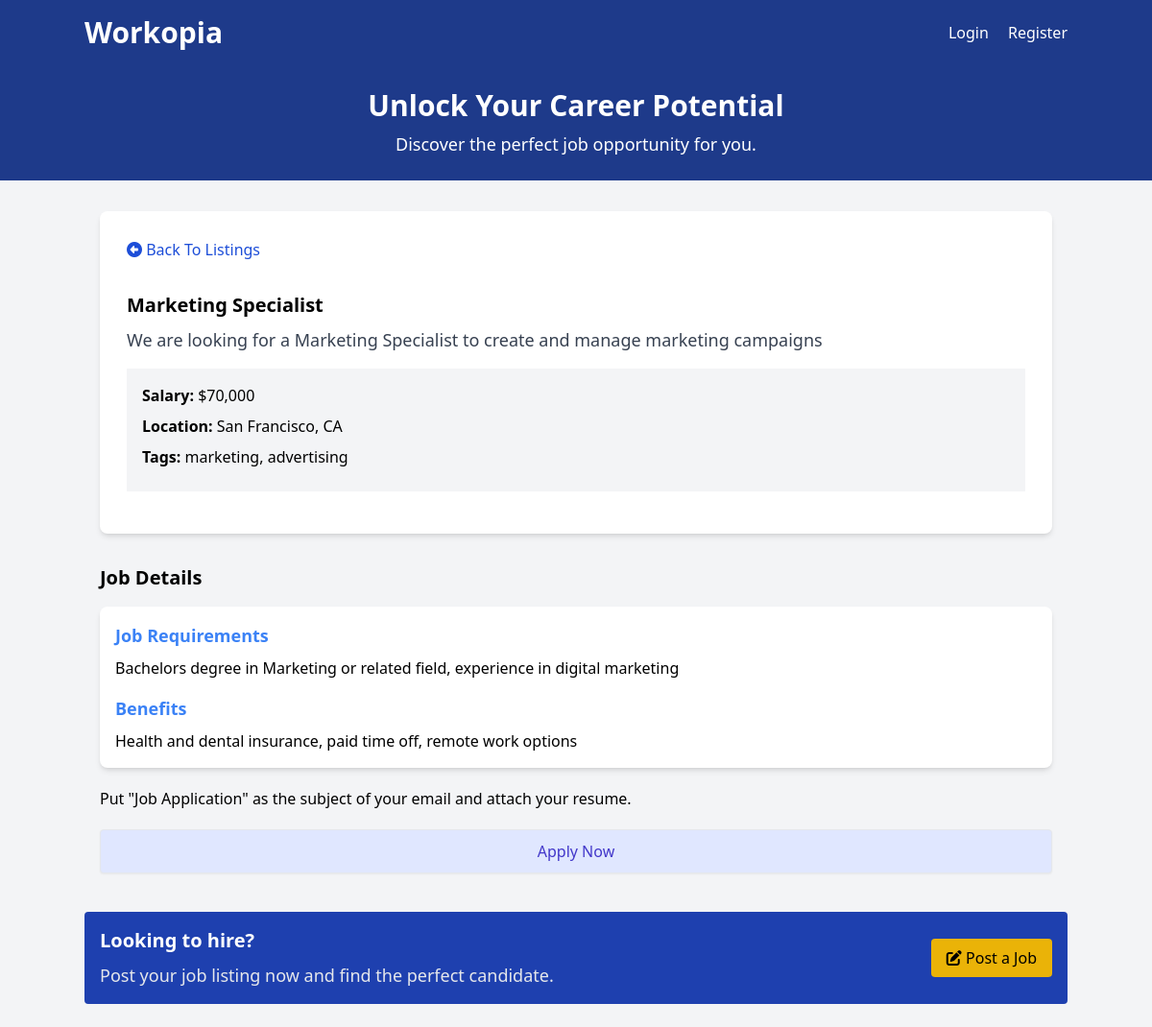
The app's page /listings/2 with its own data.
### tables this page shows
CREATE TABLE `listings` (
  `id` int NOT NULL AUTO_INCREMENT,
  `user_id` int NOT NULL,
  `title` varchar(255) NOT NULL,
  `description` longtext,
  `salary` varchar(45) DEFAULT NULL,
  `tags` varchar(255) DEFAULT NULL,
  `company` varchar(45) DEFAULT NULL,
  `address` varchar(255) DEFAULT NULL,
  `city` varchar(45) DEFAULT NULL,
  `state` varchar(45) DEFAULT NULL,
  `phone` varchar(45) DEFAULT NULL,
  `email` varchar(45) DEFAULT NULL,
  `requirements` longtext,
  `benefits` longtext,
  `created_at` timestamp NULL DEFAULT CURRENT_TIMESTAMP,
  PRIMARY KEY (`id`),
  KEY `fk_listings_users_idx` (`user_id`),
  CONSTRAINT `fk_listings_users` FOREIGN KEY (`user_id`) REFERENCES `users` (`id`) ON DELETE CASCADE ON UPDATE CASCADE
);

### Framework/Session.php (called while the page is built, shortened)
<?php
class Session
{
    public static function has($key)
    {
        return isset($_SESSION[$key]);
    }
}

### App/controllers/ListingController.php (called while the page is built, shortened)
<?php
class ListingController
{
    protected $db;
    public function __construct()
    {
        $config = require basePath('config/db.php');
        $this->db = new Database($config);
    }
    public function show($params)
    {
        $id = $params['id'] ?? '';
        $params = [
            'id' => $id
        ];
        $listing = $this->db->query('SELECT * FROM listings WHERE id = :id', $params)->fetch();
        loadView('listings/show', [
            'listing' => $listing
        ]);
    }
}

### public/index.php (called while the page is built, shortened)
<?php
require '../helpers.php';
$router = new Router();
$uri = parse_url($_SERVER['REQUEST_URI'], PHP_URL_PATH);
$router->route($uri);

### Framework/Database.php (called while the page is built, shortened)
<?php
class Database
{
    public $conn;
    public function __construct($config)
    {
        $dsn = "mysql:host={$config['host']};port={$config['port']};dbname={$config['dbname']}";
        $options = [
            PDO::ATTR_ERRMODE => PDO::ERRMODE_EXCEPTION,
            PDO::ATTR_DEFAULT_FETCH_MODE => PDO::FETCH_OBJ
        ];
        try {
            $this->conn = new PDO($dsn, $config['username'], $config['password'], $options);
        } catch (PDOException $e) {
            throw new Exception("Database connection failed: {$e->getMessage()}");
        }
    }
    public function query($query, $params = [])
    {
        try {
            $sth = $this->conn->prepare($query);
            foreach ($params as $param => $value) {
                $sth->bindValue(':' . $param, $value);
            }
            $sth->execute();
            return $sth;
        } catch (PDOException $e) {
            throw new Exception("Query failed to execute: {$e->getMessage()}");
        }
    }
}

### App/views/listings/show.view.php (the view, shortened to what this page needs)
<?= loadPartial('head'); ?>
<?= loadPartial('navbar'); ?>
<?= loadPartial('top-banner'); ?>
<section class="container mx-auto p-4 mt-4">
    <div class="rounded-lg shadow-md bg-white p-3">
        <div class="flex justify-between items-center">
            <a class="block p-4 text-blue-700" href="/listings">
                <i class="fa fa-arrow-alt-circle-left"></i>
                Back To Listings
            </a>
        </div>
        <div class="p-4">
            <h2 class="text-xl font-semibold"> <?= $listing->title ?> </h2>
            <p class="text-gray-700 text-lg mt-2">
                <?= $listing->description ?>
            </p>
            <ul class="my-4 bg-gray-100 p-4">
                <li class="mb-2"><strong>Salary:</strong> <?= formatSalary($listing->salary) ?></li>
                <li class="mb-2">
                    <strong>Location:</strong> <?= $listing->city ?>, <?= $listing->state ?>
                </li>
                <?php if (!empty($listing->tags)) :  ?>
                    <li class="mb-2">
                        <strong>Tags:</strong> <?= $listing->tags ?>
                    </li>
                <?php endif;  ?>
            </ul>
        </div>
    </div>
</section>
<section class="container mx-auto p-4">
    <h2 class="text-xl font-semibold mb-4">Job Details</h2>
    <div class="rounded-lg shadow-md bg-white p-4">
        <h3 class="text-lg font-semibold mb-2 text-blue-500">
            Job Requirements
        </h3>
        <p>
            <?= $listing->requirements ?>
        </p>
        <h3 class="text-lg font-semibold mt-4 mb-2 text-blue-500">Benefits</h3>
        <p> <?= $listing->benefits ?></p>
    </div>
    <p class="my-5">
        Put "Job Application" as the subject of your email and attach your
        resume.
    </p>
    <a
        href="mailto:  <?= $listing->email ?>"
        class="block w-full text-center px-5 py-2.5 shadow-sm rounded border text-base font-medium cursor-pointer text-indigo-700 bg-indigo-100 hover:bg-indigo-200">
        Apply Now
    </a>
</section>
<?= loadPartial('bottom-banner'); ?>
<?= loadPartial('footer'); ?>

### Framework/Router.php (shortened to what this page needs)
<?php
class Router
{
    protected $routes = [];
    public function registerRoute($method, $uri, $action, $middleware)
    {
        list($controller, $controllerMethod) =  explode('@', $action);
        $this->routes[] = [
            'method' => $method,
            'uri' => $uri,
            'controller' => $controller,
            'controllerMethod' => $controllerMethod,
            'middleware' => $middleware
        ];
    }
    public function route($uri)
    {
        $requestMethod = $_SERVER['REQUEST_METHOD'];
        foreach ($this->routes as $route) {
            $uriSegments = explode('/', trim($uri, '/'));
            $routeSegments = explode('/', trim($route['uri'], '/'));
            if (count($uriSegments) === count($routeSegments) && strtoupper($route['method'] === $requestMethod)) {
                $params = [];
                $match = true;
                for ($i = 0; $i < count($uriSegments); $i++) {
                    if ($routeSegments[$i] !== $uriSegments[$i] && !preg_match('/\{(.+?)\}/', $routeSegments[$i])) {
                        $match = false;
                        break;
                    }
                    if (preg_match('/\{(.+?)\}/', $routeSegments[$i], $matches)) {
                        $params[$matches[1]] = $uriSegments[$i];
                    }
                }
                if ($match) {
                    $controllerMethod = $route['controllerMethod'];
                    $controllerInstance = new $controller();
                    $controllerInstance->$controllerMethod($params);
                    return;
                }
            }
        }
    }
};

### App/views/partials/navbar.php (shortened to what this page needs)
<header class="bg-blue-900 text-white p-4">
    <div class="container mx-auto flex justify-between items-center">
        <h1 class="text-3xl font-semibold">
            <a href="/">Workopia</a>
        </h1>
        <nav class="space-x-4">
            <?php if (Session::has('user')) : ?>
                <div class="flex justify-between items-center gap-4">
                    <div class="text-blue-500">
                        Welcome <?= Session::get('user')['name'] ?>
                    </div>
                    <form method="POST" action="/auth/logout">
                        <button type="submit" class="text-white inline hover:underline">Logout</button>
                    </form>
                    <a href="/listings/create" class="bg-yellow-500 hover:bg-yellow-600 text-black px-4 py-2 rounded hover:shadow-md transition duration-300"><i class="fa fa-edit"></i> Post a Job</a>
                </div>
            <?php else : ?>
                <a href="/auth/login" class="text-white hover:underline">Login</a>
                <a href="/auth/register" class="text-white hover:underline">Register</a>
            <?php endif; ?>
        </nav>
    </div>
</header>

### App/views/partials/top-banner.php
<section class="bg-blue-900 text-white py-6 text-center">
    <div class="container mx-auto">
        <h2 class="text-3xl font-semibold">Unlock Your Career Potential</h2>
        <p class="text-lg mt-2">
            Discover the perfect job opportunity for you.
        </p>
    </div>
</section>

### App/views/partials/bottom-banner.php
<section class="container mx-auto my-6">
    <div
        class="bg-blue-800 text-white rounded p-4 flex items-center justify-between">
        <div>
            <h2 class="text-xl font-semibold">Looking to hire?</h2>
            <p class="text-gray-200 text-lg mt-2">
                Post your job listing now and find the perfect candidate.
            </p>
        </div>
        <a
            href="/listings/create"
            class="bg-yellow-500 hover:bg-yellow-600 text-black px-4 py-2 rounded hover:shadow-md transition duration-300">
            <i class="fa fa-edit"></i> Post a Job
        </a>
    </div>
</section>

### records on screen
listings: title "Marketing Specialist", description "We are looking for a Marketing Specialist to create and manage marketing campaigns", salary "$70,000", city "San Francisco", state "CA", tags "marketing, advertising", requirements "Bachelors degree in Marketing or related field, experience in digital marketing", benefits "Health and dental insurance, paid time off, remote work options"
